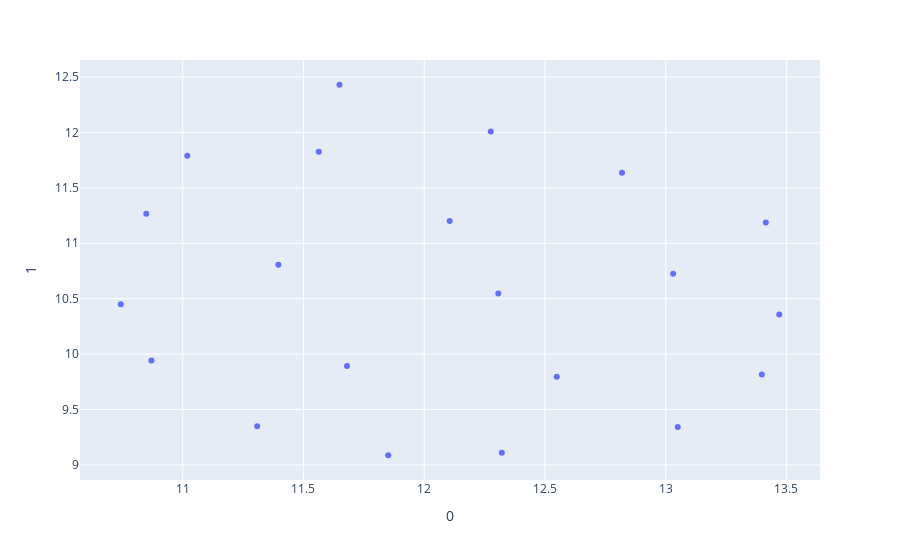
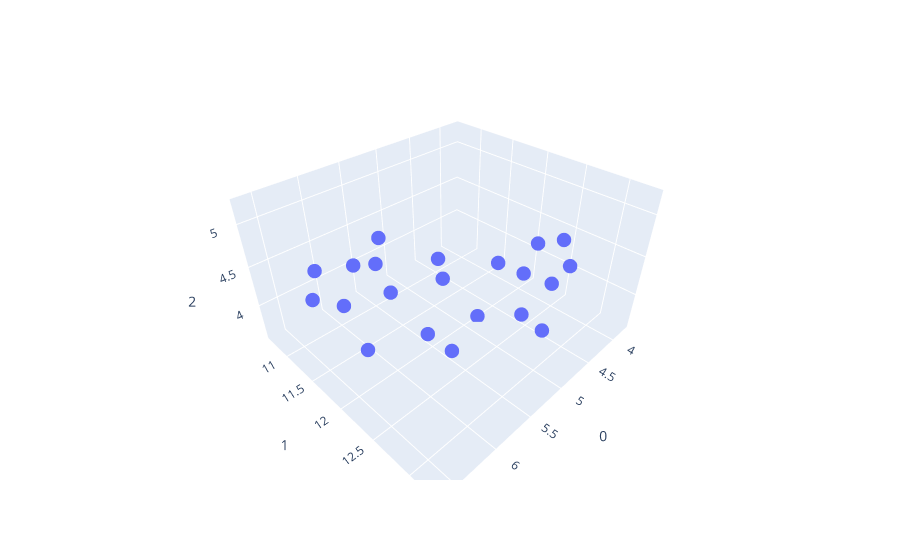

These figures' notebook cell, in order:
### Markdown cell above
### UMAP

### Code cell
pk_multi.umap_graphs(df_acp2)

### Figure 1 — Plotly figure (JSON) as saved in the notebook; plotly's stock layout.template omitted (floating-point values rounded to 4 significant figures)
{"data": [{"hovertemplate": "0=%{x}<br>1=%{y}<extra></extra>", "legendgroup": "", "marker": {"color": "#636efa", "symbol": "circle"}, "mode": "markers", "name": "", "orientation": "v", "showlegend": false, "type": "scatter", "x": [12.11, 12.55, 11.65, 11.68, 10.74, 13.03, 11.56, 13.4, 10.87, 13.05, 13.41, 12.28, 13.47, 12.31, 11.31, 12.32, 12.82, 11.85, 11.4, 10.85, 11.02], "xaxis": "x", "y": [11.2, 9.796, 12.43, 9.894, 10.45, 10.73, 11.83, 9.817, 9.942, 9.343, 11.19, 12.01, 10.36, 10.55, 9.349, 9.11, 11.64, 9.087, 10.81, 11.27, 11.79], "yaxis": "y"}], "layout": {"legend": {"tracegroupgap": 0}, "margin": {"t": 60}, "xaxis": {"anchor": "y", "domain": [0, 1], "title": {"text": "0"}}, "yaxis": {"anchor": "x", "domain": [0, 1], "title": {"text": "1"}}}}

### Figure 2 — Plotly figure (JSON) as saved in the notebook; plotly's stock layout.template omitted (floating-point values rounded to 4 significant figures)
{"data": [{"hovertemplate": "0=%{x}<br>1=%{y}<br>2=%{z}<extra></extra>", "legendgroup": "", "marker": {"color": "#636efa", "size": 5, "symbol": "circle"}, "mode": "markers", "name": "", "scene": "scene", "showlegend": false, "type": "scatter3d", "x": [4.816, 6.401, 3.777, 6.148, 5.379, 5.361, 4.142, 6.233, 5.369, 6.568, 5.143, 4.129, 5.653, 5.601, 6.092, 6.624, 4.594, 6.37, 4.948, 4.559, 4.036], "y": [12.04, 12.11, 12.07, 12.94, 13.27, 11.12, 12.55, 11.04, 13.01, 11.55, 10.68, 11.75, 10.85, 12.04, 12.78, 12.19, 11.15, 12.32, 12.74, 12.98, 12.57], "z": [3.58, 4.174, 4.134, 4.56, 4.498, 3.727, 3.971, 4.435, 4.968, 4.537, 4.202, 3.861, 4.129, 3.806, 5.171, 4.87, 3.858, 5.218, 4.105, 4.63, 4.517]}], "layout": {"legend": {"tracegroupgap": 0}, "margin": {"t": 60}, "scene": {"domain": {"x": [0, 1], "y": [0, 1]}, "xaxis": {"title": {"text": "0"}}, "yaxis": {"title": {"text": "1"}}, "zaxis": {"title": {"text": "2"}}}}}
